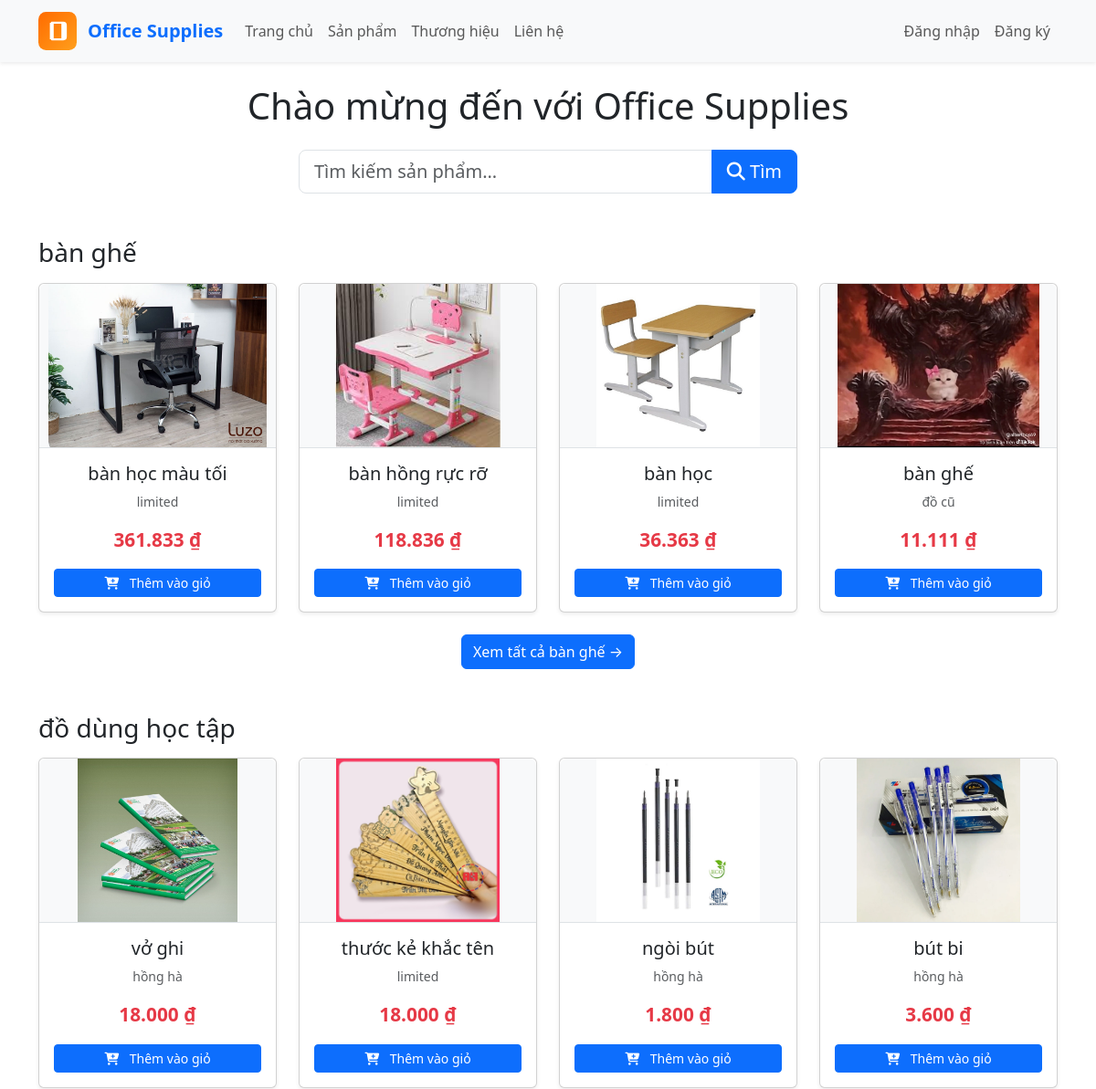
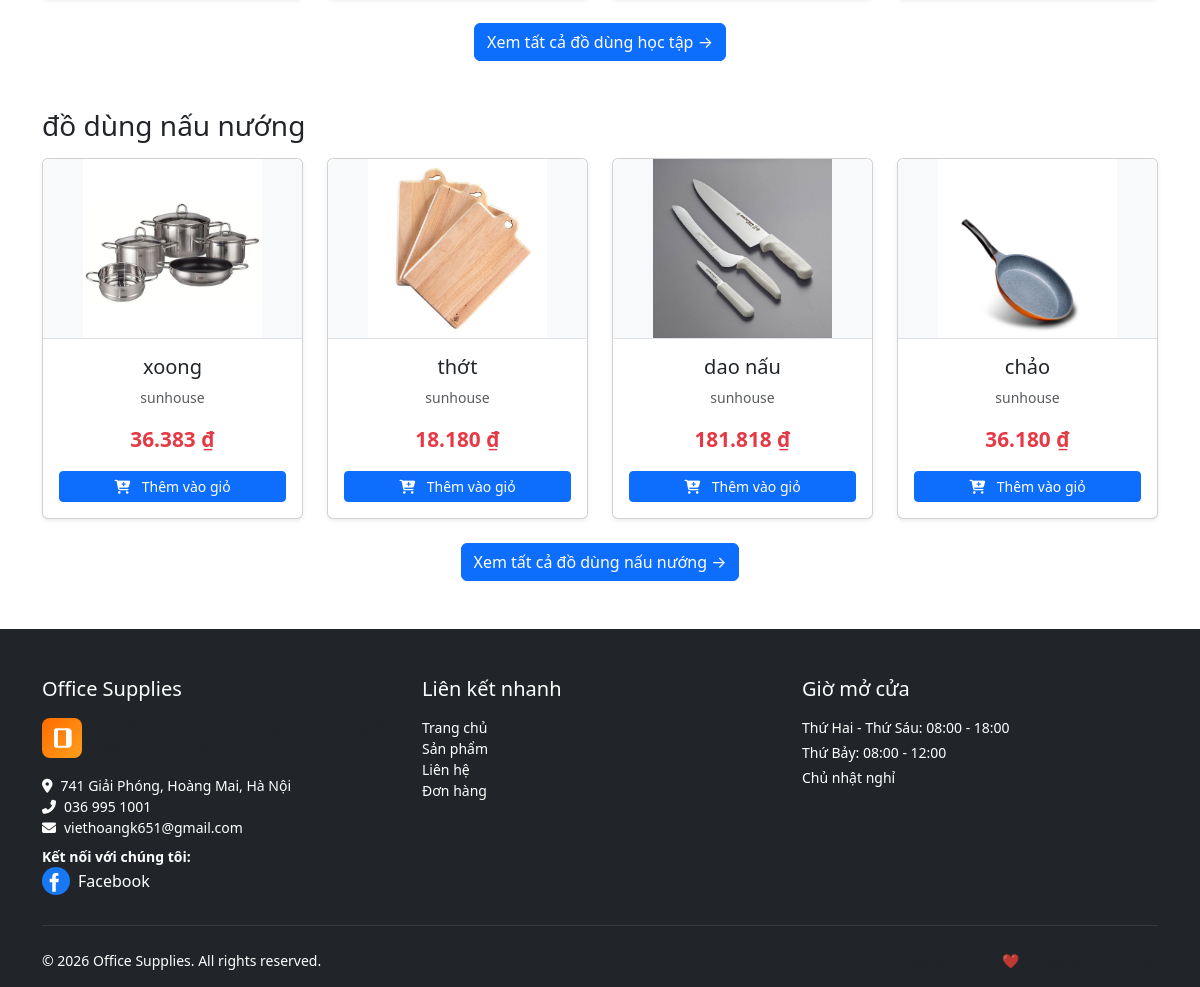
The page / on the database its author committed (2 pictures, top to bottom).
### tables this page shows
CREATE TABLE `categories` (
  `id` int(11) NOT NULL,
  `name` varchar(100) NOT NULL
);

CREATE TABLE `products` (
  `id` int(11) NOT NULL,
  `name` varchar(200) NOT NULL,
  `category_id` int(11) DEFAULT NULL,
  `brand_id` int(11) DEFAULT NULL,
  `price` decimal(10,2) NOT NULL,
  `description` text DEFAULT NULL,
  `image` varchar(255) DEFAULT NULL,
  `stock` int(11) DEFAULT 0
);

CREATE TABLE `brands` (
  `id` int(11) NOT NULL,
  `name` varchar(100) NOT NULL
);

### includes/config.php (called while the page is built, shortened)
<?php
function isLoggedIn() {
    return isset($_SESSION['user_id']);
}

### index.php (the view, shortened to what this page needs)
<?php
require_once 'includes/header.php';
$stmt = $pdo->query("SELECT * FROM categories ORDER BY name");
$categories = $stmt->fetchAll();
?>
<h1 class="mb-4 text-center">Chào mừng đến với Office Supplies</h1>
<div class="row justify-content-center mb-5">
    <div class="col-md-8 col-lg-6">
        <form action="products.php" method="GET" class="input-group input-group-lg">
            <input type="text" name="q" class="form-control" placeholder="Tìm kiếm sản phẩm..." required>
            <button class="btn btn-primary" type="submit">
                <i class="fas fa-search"></i> Tìm
            </button>
        </form>
    </div>
</div>
<?php foreach ($categories as $cat): ?>
    <h3 class="mt-5 mb-3"><?= htmlspecialchars($cat['name']) ?></h3>
    <div class="row row-cols-1 row-cols-md-2 row-cols-lg-4 g-4 mb-4">
        <?php
        $stmt = $pdo->prepare("
            SELECT p.*, b.name AS brand_name
            FROM products p
            LEFT JOIN brands b ON p.brand_id = b.id
            WHERE p.category_id = ?
            ORDER BY p.id DESC
            LIMIT 4
        ");
        $stmt->execute([$cat['id']]);
        $products = $stmt->fetchAll();
        foreach ($products as $p):
        ?>
            <div class="col">
                <div class="card product-card h-100 shadow-sm">
                    <?php if (!empty($p['image'])): ?>
                        <img src="<?= htmlspecialchars($p['image']) ?>" class="product-img" alt="<?= htmlspecialchars($p['name']) ?>">
                    <?php else: ?>
                        <div class="card-img-top-placeholder">
                            <i class="fas fa-box-open fa-3x"></i>
                        </div>
                    <?php endif; ?>
                    <div class="card-body text-center d-flex flex-column">
                        <h5 class="card-title"><?= htmlspecialchars($p['name']) ?></h5>
                        <p class="text-muted small"><?= htmlspecialchars($p['brand_name'] ?? '—') ?></p>
                        <div class="price mb-3 mt-auto">
                            <?= number_format($p['price'], 0, ',', '.') ?> ₫
                        </div>
                        <form method="post" action="cart.php">
                            <button type="submit" name="add_to_cart" class="btn btn-primary btn-sm w-100">
                                <i class="fas fa-cart-plus me-2"></i> Thêm vào giỏ
                            </button>
                        </form>
                    </div>
                </div>
            </div>
        <?php endforeach; ?>
    </div>
    <div class="text-center mb-5">
        <a href="products.php?category=<?= $cat['id'] ?>" class="btn btn-primary">
            Xem tất cả <?= htmlspecialchars($cat['name']) ?> →
        </a>
    </div>
<?php endforeach; ?>
<?php require_once 'includes/footer.php'; ?>

### includes/header.php (shortened to what this page needs)
<?php
require_once __DIR__ . '/config.php';
?>
<!DOCTYPE html>
<html lang="vi">
<head>
    <link href="https://cdn.jsdelivr.net/npm/bootstrap@5.3.3/dist/css/bootstrap.min.css" rel="stylesheet">
    <link rel="stylesheet" href="https://cdnjs.cloudflare.com/ajax/libs/font-awesome/6.5.0/css/all.min.css">
</head>
<body>
<nav class="navbar navbar-expand-lg navbar-light bg-light shadow-sm">
    <div class="container">
        <a class="navbar-brand" href="index.php">
            <span class="brand-logo"><img src="assets/images/logo.svg" alt="Office Supplies"></span>
            <span>Office Supplies</span>
        </a>
        <div class="collapse navbar-collapse" id="navbarNav">
            <ul class="navbar-nav me-auto">
                <li class="nav-item"><a class="nav-link" href="index.php">Trang chủ</a></li>
                <li class="nav-item"><a class="nav-link" href="products.php">Sản phẩm</a></li>
                <li class="nav-item"><a class="nav-link" href="brands.php">Thương hiệu</a></li>
                <li class="nav-item"><a class="nav-link" href="contact.php">Liên hệ</a></li>
            </ul>
            <ul class="navbar-nav ms-auto">
                <?php if (isLoggedIn()): ?>
                    <li class="nav-item">
                        <a class="nav-link" href="cart.php">
                            <i class="fas fa-shopping-cart"></i> Giỏ hàng
                        </a>
                    </li>
                    <li class="nav-item">
                        <a class="nav-link" href="orders.php">
                            <i class="fas fa-clipboard-list"></i> Đơn hàng
                        </a>
                    </li>
                    <li class="nav-item">
                        <span class="nav-link">Xin chào, <?= htmlspecialchars($_SESSION['username'] ?? '') ?></span>
                    </li>
                    <li class="nav-item">
                        <a class="nav-link text-danger" href="logout.php">Đăng xuất</a>
                    </li>
                <?php else: ?>
                    <li class="nav-item"><a class="nav-link" href="login.php">Đăng nhập</a></li>
                    <li class="nav-item"><a class="nav-link" href="register.php">Đăng ký</a></li>
                <?php endif; ?>
            </ul>
        </div>
    </div>
</nav>
<main class="container my-4" style="min-height: 70vh;">

### includes/footer.php (shortened to what this page needs)
</main>
<footer class="bg-dark text-white pt-5 mt-5">
    <div class="container">
        <div class="row gy-4">
            <div class="col-md-4">
                <h5 class="text-white mb-3">Office Supplies</h5>
                <div class="d-flex align-items-center mb-3">
                    <img src="assets/images/logo.svg" alt="Office Supplies" style="width:40px; height:40px; object-fit:contain; margin-right:0.75rem;">
                    <span class="small text-muted">Chuyên cung cấp văn phòng phẩm, bàn ghế, thiết bị và phụ kiện văn phòng.</span>
                </div>
                <p class="small mb-0"><i class="fas fa-map-marker-alt me-2"></i>741 Giải Phóng, Hoàng Mai, Hà Nội</p>
                <p class="small mb-0"><i class="fas fa-phone-alt me-2"></i>036 995 1001</p>
                <p class="small mb-0"><i class="fas fa-envelope me-2"></i>viethoangk651@gmail.com</p>
                <p class="small mb-0 mt-2"><strong>Kết nối với chúng tôi:</strong></p>
                <p class="mb-0">
                    <a href="https://facebook.com/" target="_blank" class="d-inline-flex align-items-center text-white text-decoration-none">
                        <img src="assets/images/facebook.svg" alt="Facebook" style="width:28px; height:28px; margin-right:0.5rem;">
                        <span>Facebook</span>
                    </a>
                </p>
            </div>
            <div class="col-md-4">
                <h5 class="text-white mb-3">Liên kết nhanh</h5>
                <ul class="list-unstyled small">
                    <li><a href="index.php" class="text-white text-decoration-none">Trang chủ</a></li>
                    <li><a href="products.php" class="text-white text-decoration-none">Sản phẩm</a></li>
                    <li><a href="contact.php" class="text-white text-decoration-none">Liên hệ</a></li>
                    <li><a href="orders.php" class="text-white text-decoration-none">Đơn hàng</a></li>
                </ul>
            </div>
            <div class="col-md-4">
                <h5 class="text-white mb-3">Giờ mở cửa</h5>
                <p class="small mb-1">Thứ Hai - Thứ Sáu: 08:00 - 18:00</p>
                <p class="small mb-1">Thứ Bảy: 08:00 - 12:00</p>
                <p class="small mb-0">Chủ nhật nghỉ</p>
            </div>
        </div>
        <hr class="border-secondary my-4">
        <div class="d-flex flex-column flex-md-row justify-content-between align-items-center pb-3">
            <p class="mb-2 mb-md-0 small">© <?= date('Y') ?> Office Supplies. All rights reserved.</p>
            <p class="mb-0 small text-muted">Designed with ❤️ for learning purpose</p>
        </div>
    </div>
</footer>
</body>
</html>

### includes/header.php (style rules this page uses)
.navbar-brand { font-weight: bold; color: #0d6efd !important; display: flex; align-items: center; gap: 0.75rem; }
.brand-logo { width: 42px; height: 42px; }
.brand-logo img { width: 100%; height: auto; display: block; }
.product-card { transition: transform 0.2s; }
.price { color: #e63946; font-weight: bold; font-size: 1.3rem; }
.product-img { width: 100%; height: 180px; object-fit: contain; background: #f8f9fa; border-radius: 8px 8px 0 0; border-bottom: 1px solid #dee2e6; }

### rows shown on the page
categories: name "bàn ghế"
products: image (picture), name "bàn học màu tối", brand.name "limited", price "361.833"
products: image (picture), name "bàn hồng rực rỡ", brand.name "limited", price "118.836"
products: image (picture), name "bàn học", brand.name "limited", price "36.363"
products: image (picture), name "bàn ghế", brand.name "đồ cũ", price "11.111"
categories: name "đồ dùng học tập"
products: image (picture), name "vở ghi", brand.name "hồng hà", price "18.000"
products: image (picture), name "thước kẻ khắc tên", brand.name "limited", price "18.000"
products: image (picture), name "ngòi bút", brand.name "hồng hà", price "1.800"
products: image (picture), name "bút bi", brand.name "hồng hà", price "3.600"
categories: name "đồ dùng nấu nướng"
products: image (picture), name "xoong", brand.name "sunhouse", price "36.383"
products: image (picture), name "thớt", brand.name "sunhouse", price "18.180"
products: image (picture), name "dao nấu", brand.name "sunhouse", price "181.818"
products: image (picture), name "chảo", brand.name "sunhouse", price "36.180"
